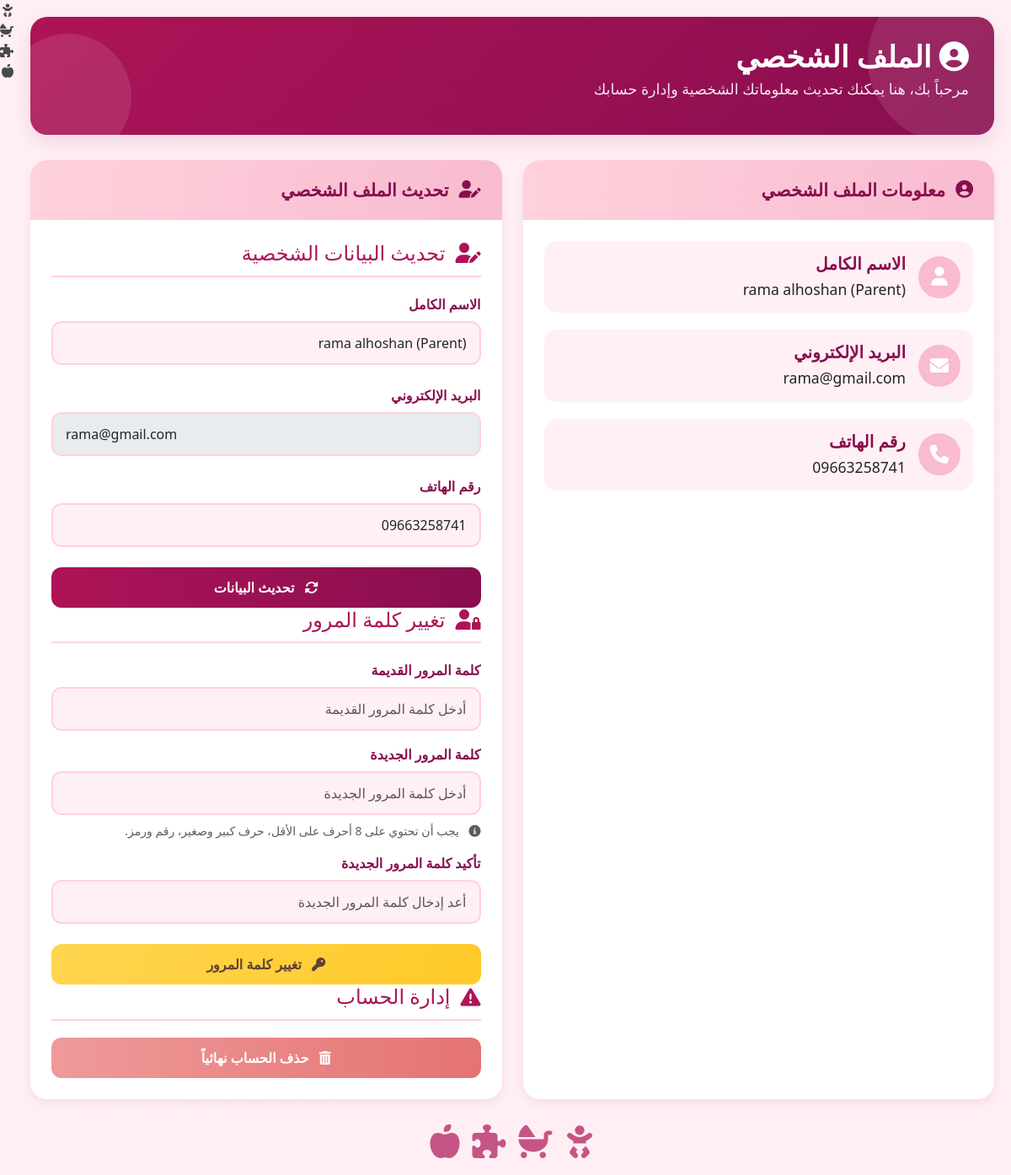
/profile.php (signed in), run on the app's committed database.
### tables this page shows
CREATE TABLE `users` (
  `id` int NOT NULL,
  `full_name` varchar(100) NOT NULL,
  `email` varchar(100) NOT NULL,
  `phone` varchar(20) NOT NULL,
  `password` varchar(255) NOT NULL,
  `security_question` varchar(255) NOT NULL,
  `security_answer` varchar(255) NOT NULL,
  `user_type` enum('parent','doctor','nurse') DEFAULT 'parent',
  `created_at` timestamp NOT NULL DEFAULT CURRENT_TIMESTAMP
);

### profile.php (the view, shortened to what this page needs)
<?php
$host = 'localhost';
$db   = 'baby_tracker';
$user = 'root';
$pass = '';
$charset = 'utf8mb4';
$dsn = "mysql:host=$host;dbname=$db;charset=$charset";
$options = [
    PDO::ATTR_ERRMODE            => PDO::ERRMODE_EXCEPTION,
    PDO::ATTR_DEFAULT_FETCH_MODE => PDO::FETCH_ASSOC,
    PDO::ATTR_EMULATE_PREPARES   => false,
];
$errors = [];
$userData = [];
try {
    $pdo = new PDO($dsn, $user, $pass, $options);
    $stmt = $pdo->prepare('SELECT * FROM users WHERE id = ?');
    $stmt->execute([$_SESSION['user_id']]);
    $userData = $stmt->fetch();
} catch (PDOException $e) {
    $errors[] = 'خطأ في الاتصال بقاعدة البيانات.';
}
?>
<!DOCTYPE html>
<html lang="ar" dir="rtl">
<head>
    <link href="https://cdn.jsdelivr.net/npm/bootstrap@5.3.2/dist/css/bootstrap.rtl.min.css" rel="stylesheet">
    <link rel="stylesheet" href="https://cdnjs.cloudflare.com/ajax/libs/font-awesome/6.4.0/css/all.min.css">
    <link rel="stylesheet" href="https://cdn.jsdelivr.net/npm/bootstrap-icons@1.10.5/font/bootstrap-icons.css">
</head>
<body>
    <div class="main-container">
        <div class="dashboard-container">
            <div class="header">
                <h1><i class="fas fa-user-circle"></i> الملف الشخصي</h1>
                <p>مرحباً بك، هنا يمكنك تحديث معلوماتك الشخصية وإدارة حسابك</p>
            </div>
            <div class="main-content">
                <div class="card">
                    <div class="card-header">
                        <i class="fas fa-user-circle"></i> معلومات الملف الشخصي
                    </div>
                    <div class="card-body">
                        <div class="profile-info">
                            <div class="info-item">
                                <div class="info-icon">
                                    <i class="fas fa-user"></i>
                                </div>
                                <div class="info-content">
                                    <h5>الاسم الكامل</h5>
                                    <p><?= htmlspecialchars($userData['full_name'] ?? '') ?></p>
                                </div>
                            </div>
                            <div class="info-item">
                                <div class="info-icon">
                                    <i class="fas fa-envelope"></i>
                                </div>
                                <div class="info-content">
                                    <h5>البريد الإلكتروني</h5>
                                    <p><?= htmlspecialchars($userData['email'] ?? '') ?></p>
                                </div>
                            </div>
                            <div class="info-item">
                                <div class="info-icon">
                                    <i class="fas fa-phone"></i>
                                </div>
                                <div class="info-content">
                                    <h5>رقم الهاتف</h5>
                                    <p><?= htmlspecialchars($userData['phone'] ?? '') ?></p>
                                </div>
                            </div>
                        </div>
                    </div>
                </div>
                <div class="card">
                    <div class="card-header">
                        <i class="fas fa-user-edit"></i> تحديث الملف الشخصي
                    </div>
                    <div class="card-body">
                        <form method="POST" action="profile.php" autocomplete="off">
                            <div class="form-section">
                                <div class="form-title">
                                    <i class="fas fa-user-edit"></i>
                                    <h4 class="m-0">تحديث البيانات الشخصية</h4>
                                </div>
                                <div class="mb-4">
                                    <label class="form-label">الاسم الكامل</label>
                                    <input type="text" name="full_name" class="form-control"
                                           value="<?= htmlspecialchars($userData['full_name'] ?? '') ?>"
                                           required placeholder="أدخل الاسم الكامل">
                                </div>
                                <div class="mb-4">
                                    <label class="form-label">البريد الإلكتروني</label>
                                    <input type="email" class="form-control"
                                           value="<?= htmlspecialchars($userData['email'] ?? '') ?>"
                                           disabled placeholder="البريد الإلكتروني">
                                </div>
                                <div class="mb-4">
                                    <label class="form-label">رقم الهاتف</label>
                                    <input type="text" name="phone" class="form-control"
                                           value="<?= htmlspecialchars($userData['phone'] ?? '') ?>"
                                           required placeholder="أدخل رقم الهاتف">
                                </div>
                                <button type="submit" name="update_profile" class="btn btn-primary w-100">
                                    <i class="fas fa-sync-alt me-2"></i> تحديث البيانات
                                </button>
                            </div>
                        </form>
                        <form method="POST" action="profile.php" autocomplete="off">
                            <div class="form-section">
                                <div class="form-title">
                                    <i class="fas fa-user-lock"></i>
                                    <h4 class="m-0">تغيير كلمة المرور</h4>
                                </div>
                                <div class="mb-3">
                                    <label class="form-label">كلمة المرور القديمة</label>
                                    <input type="password" name="old_password" class="form-control"
                                           required placeholder="أدخل كلمة المرور القديمة">
                                </div>
                                <div class="mb-3">
                                    <label class="form-label">كلمة المرور الجديدة</label>
                                    <input type="password" name="new_password" class="form-control"
                                           required placeholder="أدخل كلمة المرور الجديدة">
                                    <div class="form-text mt-2">
                                        <i class="fas fa-info-circle me-2"></i>
                                        يجب أن تحتوي على 8 أحرف على الأقل، حرف كبير وصغير، رقم ورمز.
                                    </div>
                                </div>
                                <div class="mb-4">
                                    <label class="form-label">تأكيد كلمة المرور الجديدة</label>
                                    <input type="password" name="confirm_password" class="form-control"
                                           required placeholder="أعد إدخال كلمة المرور الجديدة">
                                </div>
                                <button type="submit" name="change_password" class="btn btn-warning w-100">
                                    <i class="fas fa-key me-2"></i> تغيير كلمة المرور
                                </button>
                            </div>
                        </form>
                        <form method="POST" action="profile.php" onsubmit="return confirm('هل أنت متأكد أنك تريد حذف الحساب؟ لا يمكن التراجع!');">
                            <div class="form-section">
                                <div class="form-title">
                                    <i class="fas fa-exclamation-triangle"></i>
                                    <h4 class="m-0">إدارة الحساب</h4>
                                </div>
                                <button type="submit" name="delete_account" class="btn btn-danger w-100">
                                    <i class="fas fa-trash-alt me-2"></i> حذف الحساب نهائياً
                                </button>
                            </div>
                        </form>
                    </div>
                </div>
            </div>
            <div class="baby-icons">
                <i class="fas fa-baby baby-icon"></i>
                <i class="fas fa-baby-carriage baby-icon"></i>
                <i class="fas fa-puzzle-piece baby-icon"></i>
                <i class="fas fa-apple-alt baby-icon"></i>
            </div>
        </div>
    </div>
    <div class="floating-babies">
        <div class="floating-baby"><i class="fas fa-baby"></i></div>
        <div class="floating-baby"><i class="fas fa-baby-carriage"></i></div>
        <div class="floating-baby"><i class="fas fa-puzzle-piece"></i></div>
        <div class="floating-baby"><i class="fas fa-apple-alt"></i></div>
    </div>
</body>
</html>

### data on the page
users: full_name "rama alhoshan (Parent)", email "rama@gmail.com", phone "09663258741"
